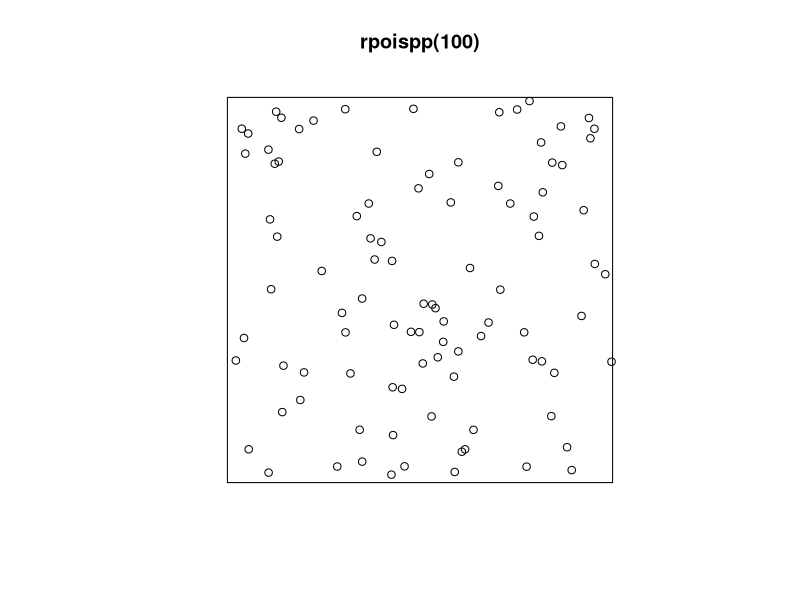
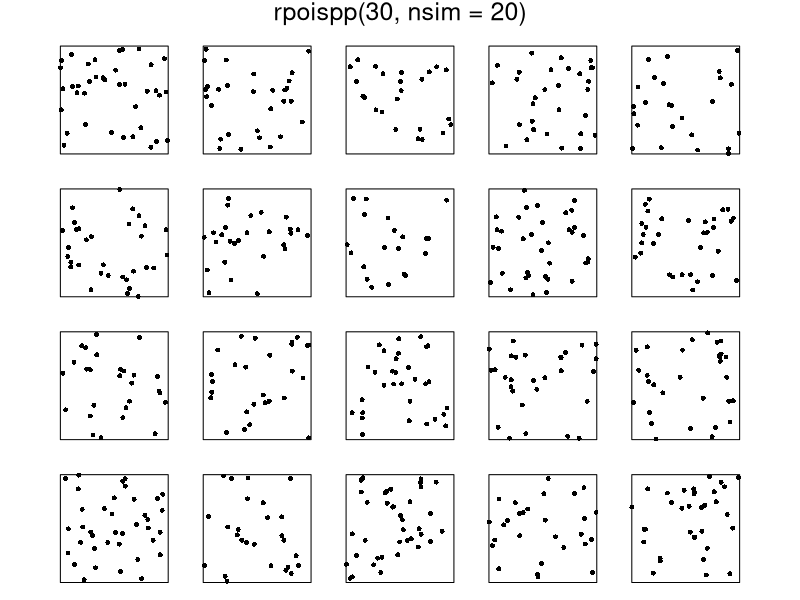
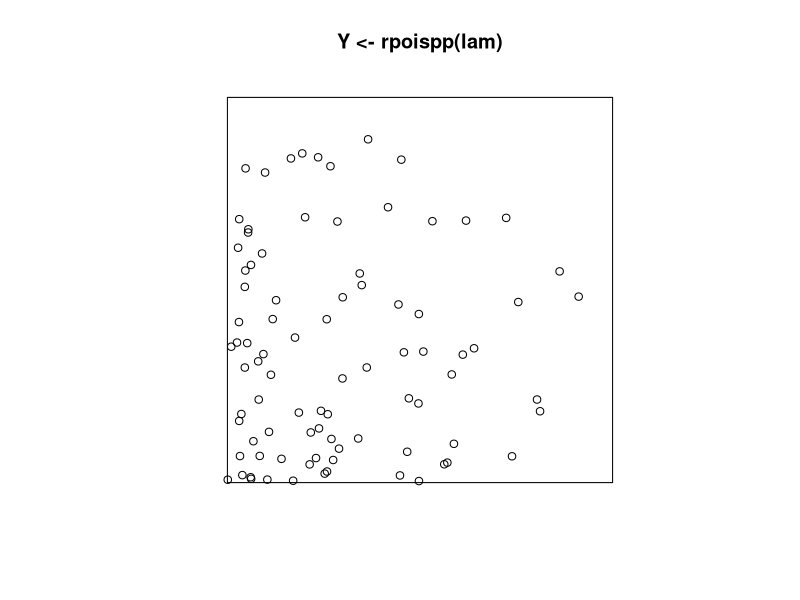
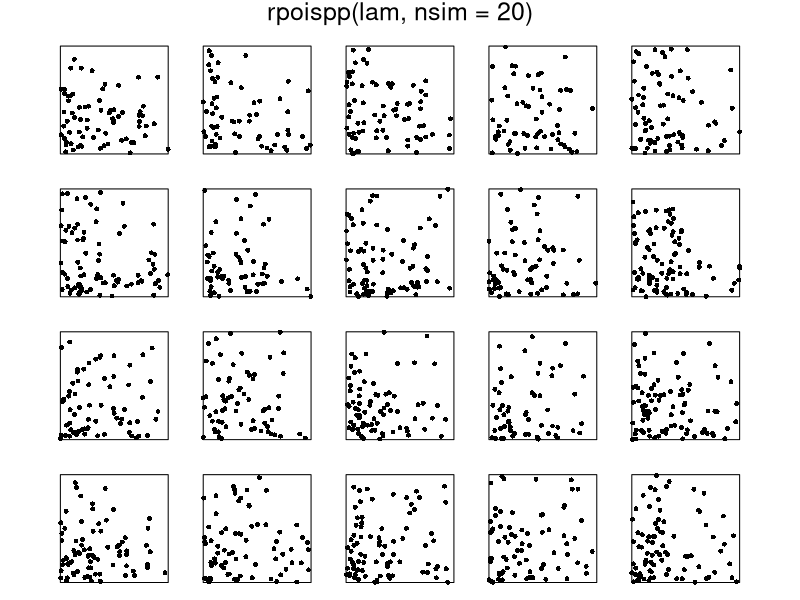
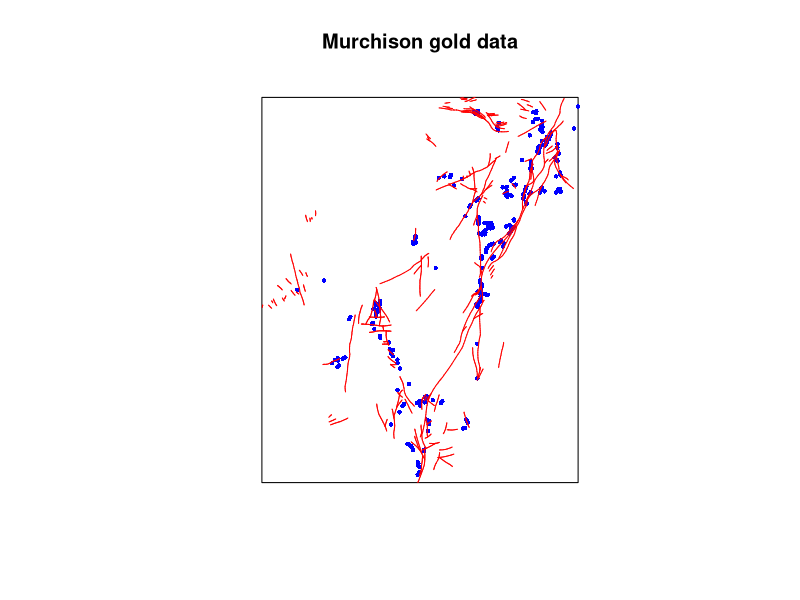
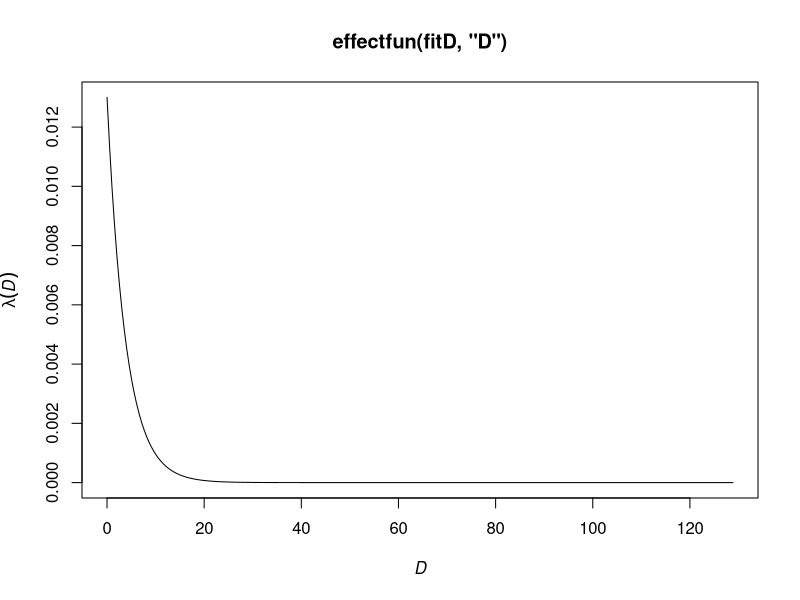
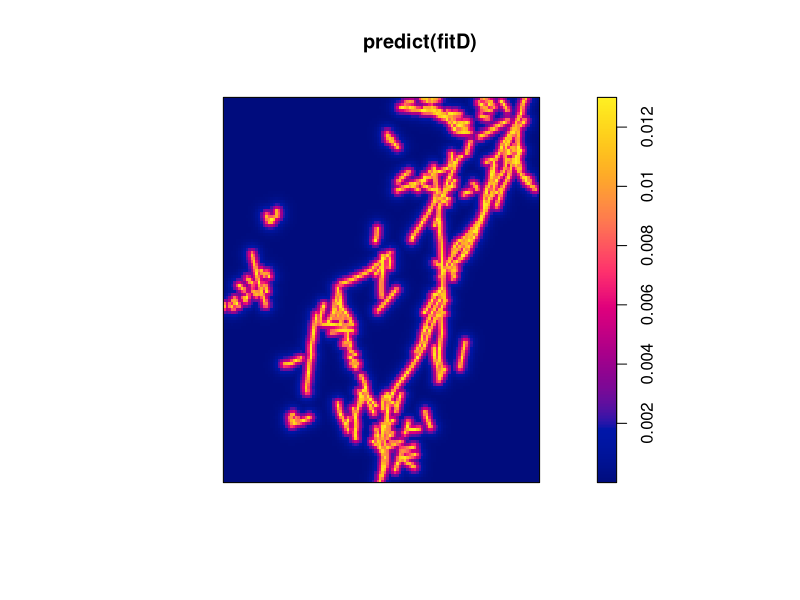
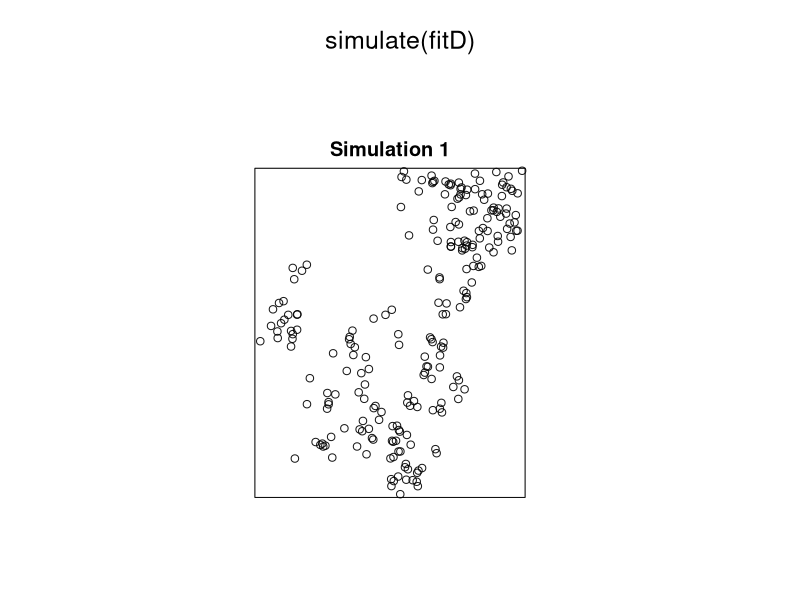

Write the R code that produced these figures, in order.
#'      Workshop on analysing spatial point patterns with spatstat
#'                   Aalborg, April 2015
#' 
#'                   Lecturer's R script 
#'                  Session 4: Fitting Poisson models
#' 
#'         Copyright (c) Adrian Baddeley and Ege Rubak 2015
#' 
library(spatstat)

plot(rpoispp(100))
plot(rpoispp(30, nsim=20), main.panel="", mar.panel=1, pch=16)
#' [Point process - 'ensemble']
#' [Poisson properties]

#' [Homogeneous Poisson process is completely specified by its intensity]
intensity(japanesepines)
#' Fit model to data
ppm(japanesepines)
#' No other arguments - assume homogeneous Poisson.
m <- ppm(japanesepines)
class(m)
coef(m)
simulate(m)
#'
lam <- function(x,y) { 400 * exp(-2*(x + y)) }
plot(Y <- rpoispp(lam))
plot(rpoispp(lam, nsim=20), main.panel="", mar.panel=1, pch=16)
#' [Inhomogeneous Poisson process is completely specified by
#' its intensity function.]

#' Fit model. 
ppm(Y ~ x + y)
#' Formula specifies form of **log** intensity
#' [Write out formula before/after fit]
mxy <- ppm(Y ~ x + y)
coef(mxy)

X <- murchison$gold
L <- murchison$faults
X <- rescale(X, 1000, unitname="km")
L <- rescale(L, 1000, unitname="km")
plot(X, main="Murchison gold data", chars=16, cex=0.6, cols="blue")
plot(L, add=TRUE, col="red")
D <- distfun(L)

fitD <- ppm(X ~ D)
fitD
coef(fitD)
#' Fitted coefficients [write formula]
plot(effectfun(fitD, "D"))
confint(fitD)
vcov(fitD)
plot(predict(fitD))
plot(simulate(fitD))

#' test for significance of effect
fit0 <- ppm(X ~ 1)
fit0
anova(fit0, fitD, test="LR")

#'
copP <- rotate(copper$SouthPoints, pi/2)
copL <- rotate(copper$SouthLines, pi/2)
plot(copP, main="Queensland copper data")
plot(copL, add=TRUE)
#'
copD <- distmap(copL)
cfD <- ppm(copP ~ copD)
cf0 <- ppm(copP ~ 1)
anova(cf0, cfD, test="LR")
